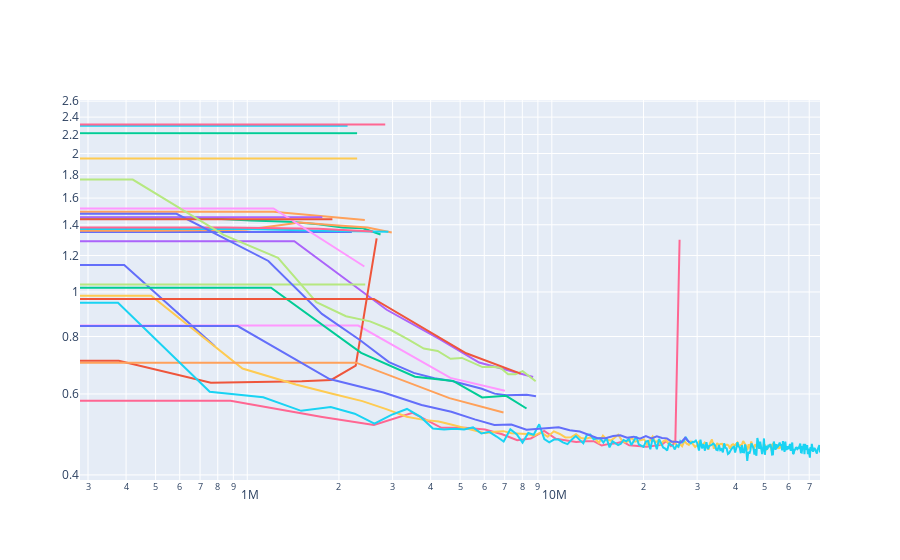

Source (notebook cell):
### Code cell
plot_experiment("synetune-tabpfn-timed", x="timestamp", extra_smoothing=0)
